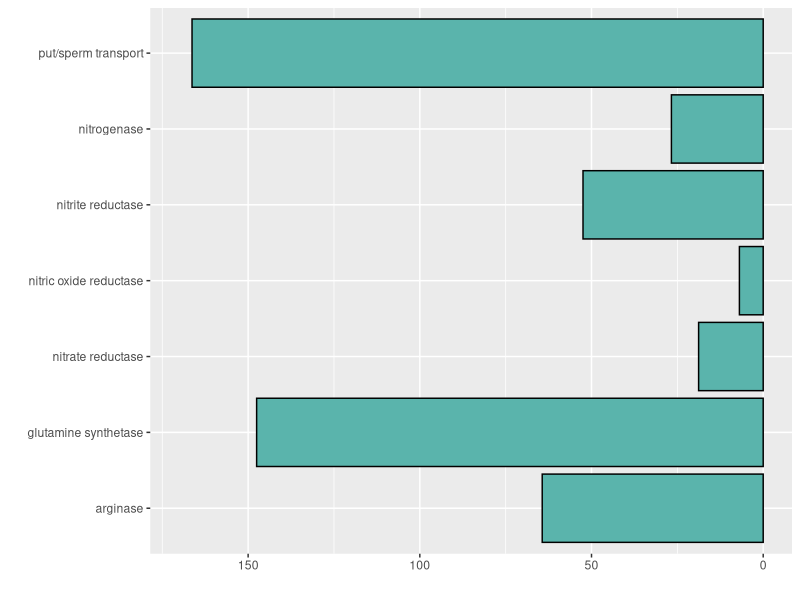
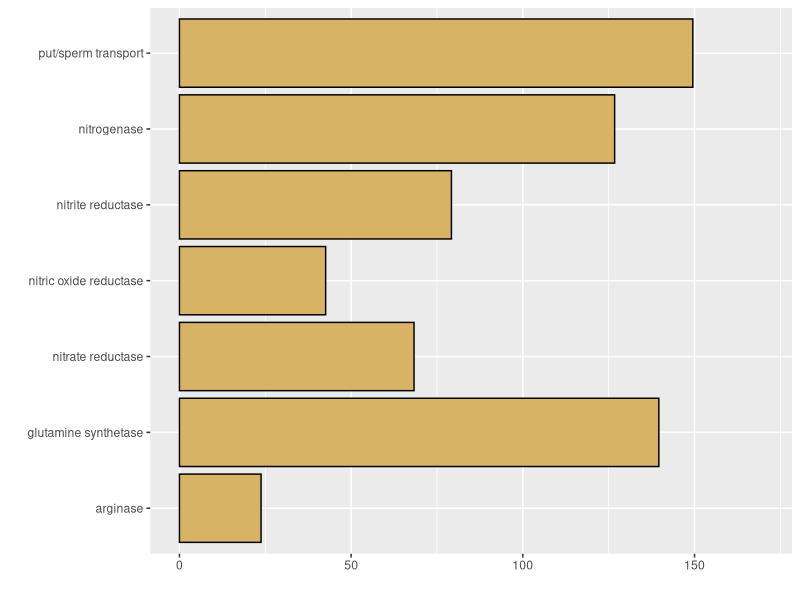

The R source for these figures, in order:
# Make figure of nitrogen marker genes by lake
library(ggplot2)
library(cowplot)

genes <- c("nitrogenase", "nitrate reductase", "nitrite reductase", "nitric oxide reductase", "arginase", "glutamine synthetase", "put/sperm transport")
me.counts <- c(27, 19, 53, 7, 65, 149, 168)/101 * 100
tb.counts <- c(128, 69, 80, 43, 24, 141, 151)/101 * 100

# Counts obtained by searching for key genes in IMG function search. Can have more than one hit per genome. 

ME.plot <- data.frame(genes, me.counts)
TB.plot <- data.frame(genes, tb.counts)

ggplot(data = ME.plot, aes(x = genes, y = me.counts)) + geom_bar(stat = "identity", fill = "#5ab4ac", color = "black") + labs(x = "", y = "") + coord_flip() + scale_y_reverse(limits = c(170, 0))

ggplot(data = TB.plot, aes(x = genes, y = tb.counts)) + geom_bar(stat = "identity", fill = "#d8b365", color = "black") + labs(x = "", y = "") + coord_flip() + ylim(0, 170)
